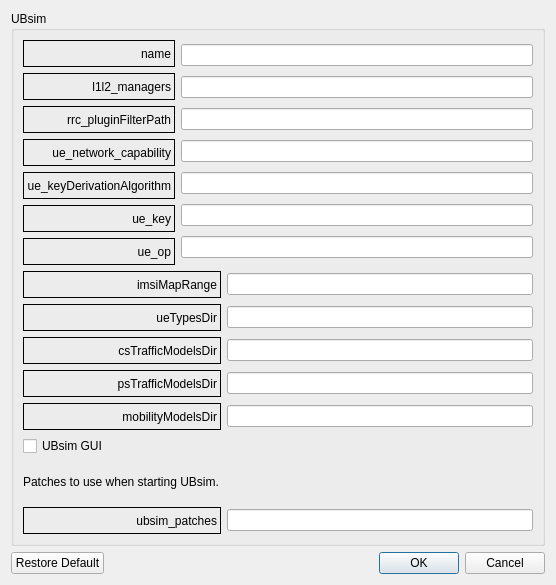
<?xml version="1.0" encoding="UTF-8"?>
<ui version="4.0">
 <class>UBsimForm</class>
 <widget class="QWidget" name="UBsimForm">
  <property name="geometry">
   <rect>
    <x>0</x>
    <y>0</y>
    <width>556</width>
    <height>585</height>
   </rect>
  </property>
  <property name="windowTitle">
   <string>Form</string>
  </property>
  <layout class="QGridLayout" name="gridLayout">
   <item row="0" column="0">
    <widget class="QGroupBox" name="gbUBsim">
     <property name="title">
      <string>UBsim</string>
     </property>
     <layout class="QGridLayout" name="gridLayout_2">
      <item row="0" column="0">
       <layout class="QVBoxLayout" name="verticalLayout_5">
        <item>
         <layout class="QHBoxLayout" name="horizontalLayout_2">
          <item>
           <layout class="QVBoxLayout" name="verticalLayout_3">
            <item>
             <widget class="QLabel" name="lbl_2">
              <property name="enabled">
               <bool>true</bool>
              </property>
              <property name="minimumSize">
               <size>
                <width>0</width>
                <height>27</height>
               </size>
              </property>
              <property name="frameShape">
               <enum>QFrame::Box</enum>
              </property>
              <property name="frameShadow">
               <enum>QFrame::Plain</enum>
              </property>
              <property name="text">
               <string>name</string>
              </property>
              <property name="alignment">
               <set>Qt::AlignRight|Qt::AlignTrailing|Qt::AlignVCenter</set>
              </property>
             </widget>
            </item>
            <item>
             <widget class="QLabel" name="lbl_3">
              <property name="enabled">
               <bool>true</bool>
              </property>
              <property name="minimumSize">
               <size>
                <width>0</width>
                <height>27</height>
               </size>
              </property>
              <property name="frameShape">
               <enum>QFrame::Box</enum>
              </property>
              <property name="frameShadow">
               <enum>QFrame::Plain</enum>
              </property>
              <property name="text">
               <string>l1l2_managers</string>
              </property>
              <property name="alignment">
               <set>Qt::AlignRight|Qt::AlignTrailing|Qt::AlignVCenter</set>
              </property>
             </widget>
            </item>
            <item>
             <widget class="QLabel" name="lbl_5">
              <property name="enabled">
               <bool>true</bool>
              </property>
              <property name="minimumSize">
               <size>
                <width>0</width>
                <height>27</height>
               </size>
              </property>
              <property name="frameShape">
               <enum>QFrame::Box</enum>
              </property>
              <property name="frameShadow">
               <enum>QFrame::Plain</enum>
              </property>
              <property name="text">
               <string>rrc_pluginFilterPath</string>
              </property>
              <property name="alignment">
               <set>Qt::AlignRight|Qt::AlignTrailing|Qt::AlignVCenter</set>
              </property>
             </widget>
            </item>
            <item>
             <widget class="QLabel" name="lbl_7">
              <property name="enabled">
               <bool>true</bool>
              </property>
              <property name="minimumSize">
               <size>
                <width>0</width>
                <height>27</height>
               </size>
              </property>
              <property name="frameShape">
               <enum>QFrame::Box</enum>
              </property>
              <property name="frameShadow">
               <enum>QFrame::Plain</enum>
              </property>
              <property name="text">
               <string>ue_network_capability</string>
              </property>
              <property name="alignment">
               <set>Qt::AlignRight|Qt::AlignTrailing|Qt::AlignVCenter</set>
              </property>
             </widget>
            </item>
            <item>
             <widget class="QLabel" name="lbl_6">
              <property name="enabled">
               <bool>true</bool>
              </property>
              <property name="minimumSize">
               <size>
                <width>0</width>
                <height>27</height>
               </size>
              </property>
              <property name="frameShape">
               <enum>QFrame::Box</enum>
              </property>
              <property name="frameShadow">
               <enum>QFrame::Plain</enum>
              </property>
              <property name="text">
               <string>ue_keyDerivationAlgorithm</string>
              </property>
              <property name="alignment">
               <set>Qt::AlignRight|Qt::AlignTrailing|Qt::AlignVCenter</set>
              </property>
             </widget>
            </item>
            <item>
             <widget class="QLabel" name="lbl_4">
              <property name="enabled">
               <bool>true</bool>
              </property>
              <property name="minimumSize">
               <size>
                <width>0</width>
                <height>27</height>
               </size>
              </property>
              <property name="frameShape">
               <enum>QFrame::Box</enum>
              </property>
              <property name="frameShadow">
               <enum>QFrame::Plain</enum>
              </property>
              <property name="text">
               <string>ue_key</string>
              </property>
              <property name="alignment">
               <set>Qt::AlignRight|Qt::AlignTrailing|Qt::AlignVCenter</set>
              </property>
             </widget>
            </item>
            <item>
             <widget class="QLabel" name="lbl_8">
              <property name="enabled">
               <bool>true</bool>
              </property>
              <property name="minimumSize">
               <size>
                <width>0</width>
                <height>27</height>
               </size>
              </property>
              <property name="frameShape">
               <enum>QFrame::Box</enum>
              </property>
              <property name="frameShadow">
               <enum>QFrame::Plain</enum>
              </property>
              <property name="text">
               <string>ue_op</string>
              </property>
              <property name="alignment">
               <set>Qt::AlignRight|Qt::AlignTrailing|Qt::AlignVCenter</set>
              </property>
             </widget>
            </item>
           </layout>
          </item>
          <item>
           <layout class="QVBoxLayout" name="verticalLayout_4">
            <item>
             <widget class="QLineEdit" name="tet_name">
              <property name="enabled">
               <bool>true</bool>
              </property>
             </widget>
            </item>
            <item>
             <widget class="QLineEdit" name="tet_l1l2_managers">
              <property name="enabled">
               <bool>true</bool>
              </property>
             </widget>
            </item>
            <item>
             <widget class="QLineEdit" name="tet_rrc_pluginFilterPath">
              <property name="enabled">
               <bool>true</bool>
              </property>
             </widget>
            </item>
            <item>
             <widget class="QLineEdit" name="tet_ue_network_capability">
              <property name="enabled">
               <bool>true</bool>
              </property>
             </widget>
            </item>
            <item>
             <widget class="QLineEdit" name="tet_ue_keyDerivationAlgorithm">
              <property name="enabled">
               <bool>true</bool>
              </property>
             </widget>
            </item>
            <item>
             <widget class="QLineEdit" name="tet_ue_key">
              <property name="enabled">
               <bool>true</bool>
              </property>
             </widget>
            </item>
            <item>
             <widget class="QLineEdit" name="tet_ue_op">
              <property name="enabled">
               <bool>true</bool>
              </property>
             </widget>
            </item>
           </layout>
          </item>
         </layout>
        </item>
       </layout>
      </item>
      <item row="1" column="0">
       <layout class="QHBoxLayout" name="horizontalLayout">
        <item>
         <widget class="QLabel" name="lbl_9">
          <property name="enabled">
           <bool>true</bool>
          </property>
          <property name="minimumSize">
           <size>
            <width>198</width>
            <height>27</height>
           </size>
          </property>
          <property name="maximumSize">
           <size>
            <width>16777215</width>
            <height>27</height>
           </size>
          </property>
          <property name="frameShape">
           <enum>QFrame::Box</enum>
          </property>
          <property name="frameShadow">
           <enum>QFrame::Plain</enum>
          </property>
          <property name="text">
           <string>imsiMapRange</string>
          </property>
          <property name="alignment">
           <set>Qt::AlignRight|Qt::AlignTrailing|Qt::AlignVCenter</set>
          </property>
         </widget>
        </item>
        <item>
         <widget class="QLineEdit" name="tet_imsiMapRange">
          <property name="enabled">
           <bool>true</bool>
          </property>
         </widget>
        </item>
       </layout>
      </item>
      <item row="2" column="0">
       <layout class="QVBoxLayout" name="verticalLayout_2">
        <item>
         <layout class="QVBoxLayout" name="verticalLayout">
          <item>
           <layout class="QHBoxLayout" name="horizontalLayout_3">
            <item>
             <widget class="QLabel" name="lbl_10">
              <property name="enabled">
               <bool>true</bool>
              </property>
              <property name="minimumSize">
               <size>
                <width>198</width>
                <height>27</height>
               </size>
              </property>
              <property name="frameShape">
               <enum>QFrame::Box</enum>
              </property>
              <property name="frameShadow">
               <enum>QFrame::Plain</enum>
              </property>
              <property name="text">
               <string>ueTypesDir</string>
              </property>
              <property name="alignment">
               <set>Qt::AlignRight|Qt::AlignTrailing|Qt::AlignVCenter</set>
              </property>
             </widget>
            </item>
            <item>
             <widget class="QLineEdit" name="tet_ueTypesDir">
              <property name="enabled">
               <bool>true</bool>
              </property>
             </widget>
            </item>
           </layout>
          </item>
          <item>
           <layout class="QHBoxLayout" name="horizontalLayout_4">
            <item>
             <widget class="QLabel" name="lbl_11">
              <property name="enabled">
               <bool>true</bool>
              </property>
              <property name="minimumSize">
               <size>
                <width>198</width>
                <height>27</height>
               </size>
              </property>
              <property name="frameShape">
               <enum>QFrame::Box</enum>
              </property>
              <property name="frameShadow">
               <enum>QFrame::Plain</enum>
              </property>
              <property name="text">
               <string>csTrafficModelsDir</string>
              </property>
              <property name="alignment">
               <set>Qt::AlignRight|Qt::AlignTrailing|Qt::AlignVCenter</set>
              </property>
             </widget>
            </item>
            <item>
             <widget class="QLineEdit" name="tet_csTrafficModelsDir">
              <property name="enabled">
               <bool>true</bool>
              </property>
             </widget>
            </item>
           </layout>
          </item>
          <item>
           <layout class="QHBoxLayout" name="horizontalLayout_5">
            <item>
             <widget class="QLabel" name="lbl_12">
              <property name="enabled">
               <bool>true</bool>
              </property>
              <property name="minimumSize">
               <size>
                <width>198</width>
                <height>27</height>
               </size>
              </property>
              <property name="frameShape">
               <enum>QFrame::Box</enum>
              </property>
              <property name="frameShadow">
               <enum>QFrame::Plain</enum>
              </property>
              <property name="text">
               <string>psTrafficModelsDir</string>
              </property>
              <property name="alignment">
               <set>Qt::AlignRight|Qt::AlignTrailing|Qt::AlignVCenter</set>
              </property>
             </widget>
            </item>
            <item>
             <widget class="QLineEdit" name="tet_psTrafficModelsDir">
              <property name="enabled">
               <bool>true</bool>
              </property>
             </widget>
            </item>
           </layout>
          </item>
          <item>
           <layout class="QHBoxLayout" name="horizontalLayout_6">
            <item>
             <widget class="QLabel" name="lbl_13">
              <property name="enabled">
               <bool>true</bool>
              </property>
              <property name="minimumSize">
               <size>
                <width>198</width>
                <height>27</height>
               </size>
              </property>
              <property name="frameShape">
               <enum>QFrame::Box</enum>
              </property>
              <property name="frameShadow">
               <enum>QFrame::Plain</enum>
              </property>
              <property name="text">
               <string>mobilityModelsDir</string>
              </property>
              <property name="alignment">
               <set>Qt::AlignRight|Qt::AlignTrailing|Qt::AlignVCenter</set>
              </property>
             </widget>
            </item>
            <item>
             <widget class="QLineEdit" name="tet_mobilityModelsDir">
              <property name="enabled">
               <bool>true</bool>
              </property>
             </widget>
            </item>
           </layout>
          </item>
          <item>
           <widget class="QCheckBox" name="checkBox_Visualization">
            <property name="text">
             <string>UBsim GUI </string>
            </property>
           </widget>
          </item>
         </layout>
        </item>
        <item>
         <widget class="QLabel" name="label">
          <property name="text">
           <string>Patches to use when starting UBsim.</string>
          </property>
         </widget>
        </item>
        <item>
         <layout class="QHBoxLayout" name="horizontalLayout_7">
          <item>
           <widget class="QLabel" name="lbl_14">
            <property name="enabled">
             <bool>true</bool>
            </property>
            <property name="minimumSize">
             <size>
              <width>198</width>
              <height>27</height>
             </size>
            </property>
            <property name="frameShape">
             <enum>QFrame::Box</enum>
            </property>
            <property name="frameShadow">
             <enum>QFrame::Plain</enum>
            </property>
            <property name="text">
             <string>ubsim_patches</string>
            </property>
            <property name="alignment">
             <set>Qt::AlignRight|Qt::AlignTrailing|Qt::AlignVCenter</set>
            </property>
           </widget>
          </item>
          <item>
           <widget class="QLineEdit" name="tet_ubsim_patches">
            <property name="enabled">
             <bool>true</bool>
            </property>
           </widget>
          </item>
         </layout>
        </item>
       </layout>
      </item>
     </layout>
    </widget>
   </item>
   <item row="1" column="0">
    <layout class="QHBoxLayout" name="horizontalLayout_8">
     <item>
      <widget class="QPushButton" name="pbReset">
       <property name="text">
        <string>Restore Default</string>
       </property>
      </widget>
     </item>
     <item>
      <widget class="QDialogButtonBox" name="buttonBox">
       <property name="standardButtons">
        <set>QDialogButtonBox::Cancel|QDialogButtonBox::Ok</set>
       </property>
      </widget>
     </item>
    </layout>
   </item>
  </layout>
 </widget>
 <resources/>
 <connections/>
</ui>
